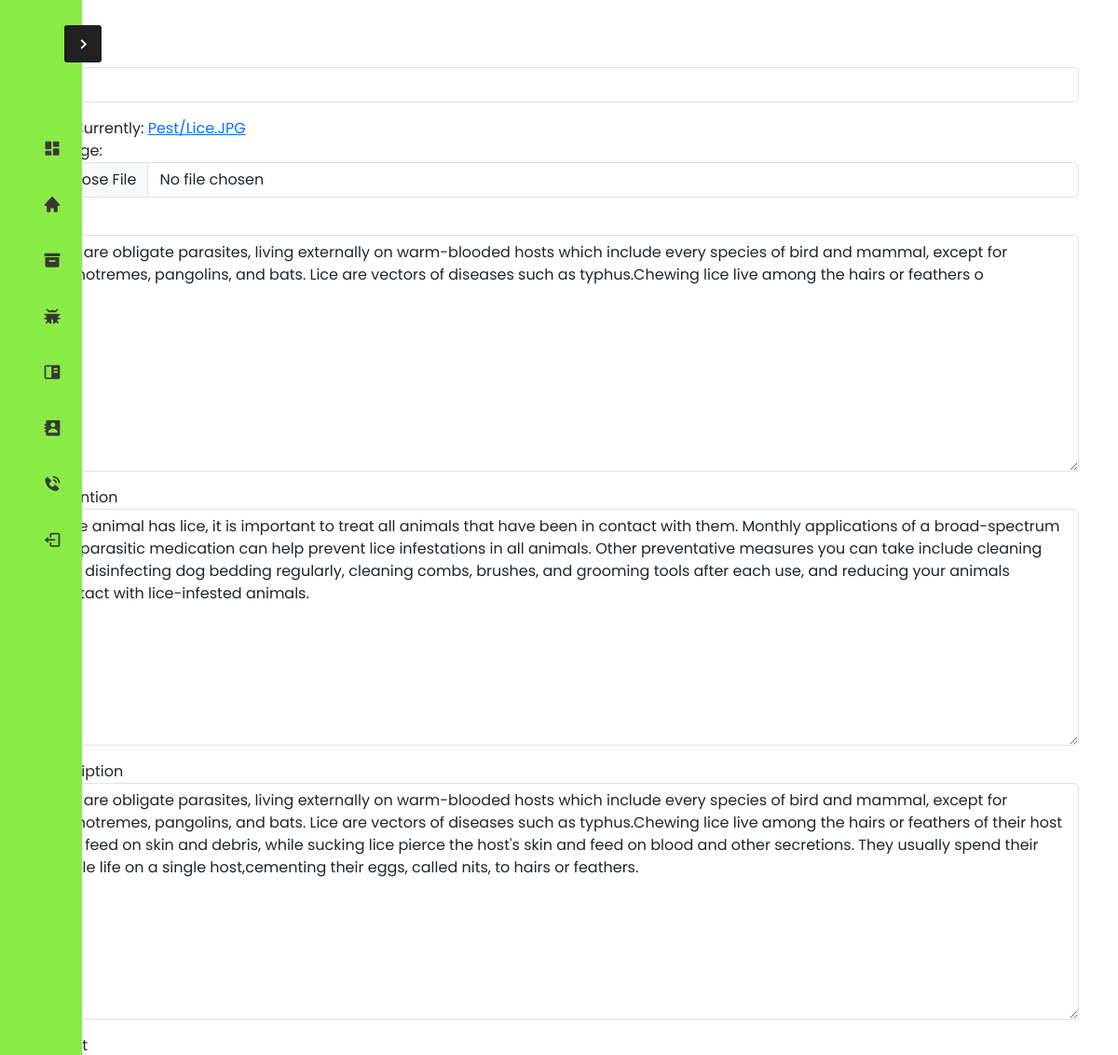
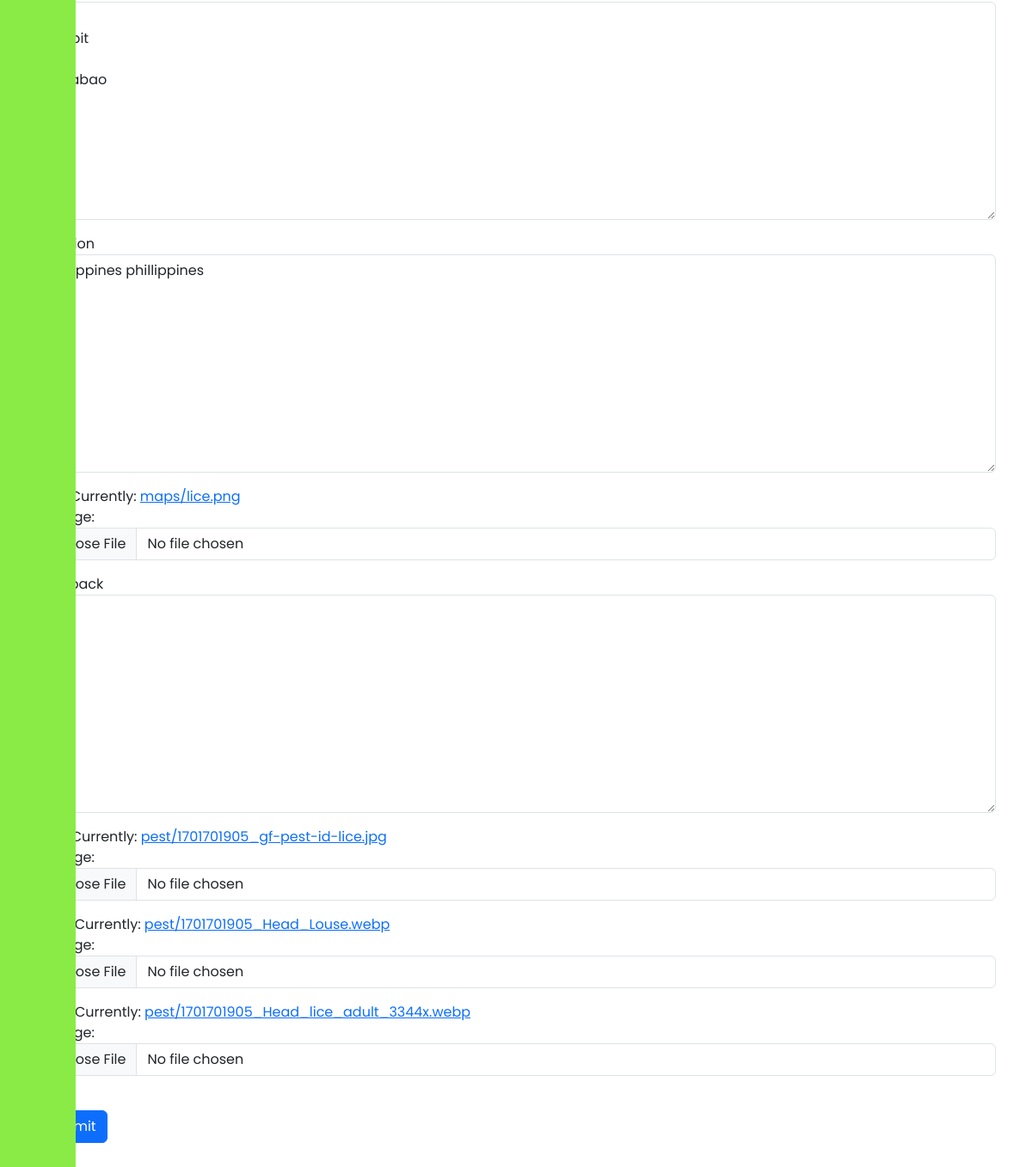
The app's page /pests/6/edit/ (signed in) with its own data (2 pictures, top to bottom).
### core/models.py (models this page shows, shortened)
class Pest(models.Model):
    name = models.CharField(max_length=255, blank=False, null=True)
    img = models.ImageField(upload_to='Pest')
    info = models.TextField()
    prevention = models.TextField()
    description = models.TextField()
    target = models.TextField()
    location = models.TextField()
    map = models.ImageField(upload_to='maps')
    feedback = models.TextField()
    img1 = models.ImageField(upload_to='pest')
    img2 = models.ImageField(upload_to='pest')
    img3 = models.ImageField(upload_to='pest')

### core/views.py (the view, shortened to what this page needs)
# urls.py: path('pests/<int:pk>/edit/', PestUpdateView.as_view(), name='pest_edit'),
@method_decorator(staff_member_required(login_url=reverse_lazy('admin:login')), name='dispatch')
class PestUpdateView(UpdateView):
    model = Pest
    form_class = PestForm
    template_name = 'admin/cms_template.html'
    success_url = reverse_lazy('pestlist')

### core/forms.py
class PestForm(forms.ModelForm):
    class Meta:
        model = Pest
        fields = '__all__'

### templates/Admin/cms_template.html (shortened to what this page needs)
{% extends 'Admin/pests_list.html' %}
{% load widget_tweaks %}
{% load static %}
{% block content %}
<div class="hero">
  <div class="container my-5">
    <div class="i-am-centered">
      <form method="POST" enctype="multipart/form-data">
        {% for field in form %}
          <div class="form-group my-3">
            <label for="{{ field.id_for_label }}">{{ field.label }}</label>
            {{ field|add_class:"form-control" }}
          </div>
        {% endfor %}
        <button type="submit" class="mt-4 btn btn-primary">Submit</button>
      </form>
    </div>
  </div>
</div>
{% endblock %}

### static/admn/css/admin.css (style rules this page uses)
* { margin: 0; padding: 0; box-sizing: border-box; font-family: "Poppins", sans-serif; }
:root { --body-color: #e4e9f7; --sidebar-color: #fff; --primary-color: #1707c4; --primary-color-light: #f6f5ff; --toggle-color: #ddd; --text-color: #383838; --tran-03: all 0.2s ease; --tran-03: all 0.3s ease; --tran-04: all 0.3s ease; --tran-05: all 0.3s ease; }
body { min-height: 120vh; transition: var(--tran-05); }

### records on screen
Pest: form "Lice" "Lice are obligate parasites, living externally on warm-blooded hosts which include every species of bird and mammal, except for monotremes, pangolins, and bats. Lice are vectors of diseases such as typhus.Chewing lice live among the hairs or feathers o" "If the animal has lice, it is important to treat all animals that have been in contact with them. Monthly applications of a broad-spectrum antiparasitic medication can help prevent lice infestations in all animals. Other preventative measures you can take include cleaning and disinfecting dog bedding regularly, cleaning combs, brushes, and grooming tools after each use, and reducing your animals contact with lice-infested animals." "Lice are obligate parasites, living externally on warm-blooded hosts which include every species of bird and mammal, except for monotremes, pangolins, and bats. Lice are vectors of diseases such as typhus.Chewing lice live among the hairs or feathers of their host and feed on skin and debris, while sucking lice pierce the host's skin and feed on blood and other secretions. They usually spend their whole life on a single host,cementing their eggs, called nits, to hairs or feathers." "pig rabbit cow carabao" "philippines phillippines" "na"
